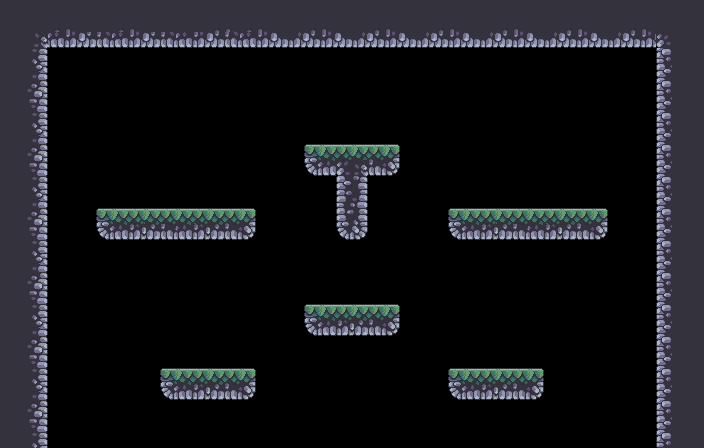

This game map was drawn from its Tiled (.tmx) file and the tilesets committed beside it. A one-line description and the full map source follow:
An orthogonal 44x28 tile map with 16x16 px tiles, 1 tile layer (Calque de Tuiles 1) and 14 objects (12x collision, 2x spawn).

<map version="1.5" tiledversion="1.7.2" orientation="orthogonal" renderorder="right-down" width="44" height="28" tilewidth="16" tileheight="16" infinite="0" nextlayerid="3" nextobjectid="17">
 <tileset firstgid="1" source="../Terrain (32x32).tsx" />
 <layer id="1" name="Calque de Tuiles 1" width="44" height="28">
  <data encoding="csv">
106,106,106,106,106,106,106,106,106,106,106,106,106,106,106,106,106,106,106,106,106,106,106,106,106,106,106,106,106,106,106,106,106,106,115,115,115,115,115,115,115,115,115,115,
106,106,106,294,291,106,106,294,291,106,106,106,106,294,291,294,291,106,106,294,291,106,106,294,291,106,106,294,291,106,106,294,291,106,115,294,291,115,115,294,291,115,115,115,
106,106,252,172,173,174,175,172,173,174,175,172,173,174,175,172,325,326,327,328,325,326,327,328,325,326,327,328,325,326,327,328,325,326,327,328,325,326,327,328,325,49,115,115,
106,106,142,0,0,0,0,0,0,0,0,0,0,0,0,0,0,0,0,0,0,0,0,0,0,0,0,0,0,0,0,0,0,0,0,0,0,0,0,0,0,319,115,115,
106,106,40,0,0,0,0,0,0,0,0,0,0,0,0,0,0,0,0,0,0,0,0,0,0,0,0,0,0,0,0,0,0,0,0,0,0,0,0,0,0,217,115,115,
106,73,74,0,0,0,0,0,0,0,0,0,0,0,0,0,0,0,0,0,0,0,0,0,0,0,0,0,0,0,0,0,0,0,0,0,0,0,0,0,0,251,115,115,
106,107,108,0,0,0,0,0,0,0,0,0,0,0,0,0,0,0,0,0,0,0,0,0,0,0,0,0,0,0,0,0,0,0,0,0,0,0,0,0,0,285,115,115,
106,106,142,0,0,0,0,0,0,0,0,0,0,0,0,0,0,0,0,0,0,0,0,0,0,0,0,0,0,0,0,0,0,0,0,0,0,0,0,0,0,319,115,115,
106,106,40,0,0,0,0,0,0,0,0,0,0,0,0,0,0,0,0,0,0,0,0,0,0,0,0,0,0,0,0,0,0,0,0,0,0,0,0,0,0,217,115,115,
106,73,74,0,0,0,0,0,0,0,0,0,0,0,0,0,0,0,0,273,274,275,276,277,278,0,0,0,0,0,0,0,0,0,0,0,0,0,0,0,0,251,115,115,
106,107,108,0,0,0,0,0,0,0,0,0,0,0,0,0,0,0,0,307,308,121,124,311,312,0,0,0,0,0,0,0,0,0,0,0,0,0,0,0,0,285,115,115,
106,106,142,0,0,0,0,0,0,0,0,0,0,0,0,0,0,0,0,0,0,77,78,0,0,0,0,0,0,0,0,0,0,0,0,0,0,0,0,0,0,319,115,115,
106,106,40,0,0,0,0,0,0,0,0,0,0,0,0,0,0,0,0,0,0,111,112,0,0,0,0,0,0,0,0,0,0,0,0,0,0,0,0,0,0,217,115,115,
106,73,74,0,0,0,273,274,275,274,275,276,277,276,277,278,0,0,0,0,0,145,146,0,0,0,0,0,273,274,275,274,275,276,277,276,277,278,0,0,0,251,115,115,
106,107,108,0,0,0,307,308,309,310,311,308,309,310,311,312,0,0,0,0,0,179,180,0,0,0,0,0,307,308,309,310,311,308,309,310,311,312,0,0,0,285,115,115,
106,106,142,0,0,0,0,0,0,0,0,0,0,0,0,0,0,0,0,0,0,0,0,0,0,0,0,0,0,0,0,0,0,0,0,0,0,0,0,0,0,319,115,115,
106,106,40,0,0,0,0,0,0,0,0,0,0,0,0,0,0,0,0,0,0,0,0,0,0,0,0,0,0,0,0,0,0,0,0,0,0,0,0,0,0,217,115,115,
106,73,74,0,0,0,0,0,0,0,0,0,0,0,0,0,0,0,0,0,0,0,0,0,0,0,0,0,0,0,0,0,0,0,0,0,0,0,0,0,0,251,115,115,
106,107,108,0,0,0,0,0,0,0,0,0,0,0,0,0,0,0,0,0,0,0,0,0,0,0,0,0,0,0,0,0,0,0,0,0,0,0,0,0,0,285,115,115,
106,106,142,0,0,0,0,0,0,0,0,0,0,0,0,0,0,0,0,273,274,275,276,277,278,0,0,0,0,0,0,0,0,0,0,0,0,0,0,0,0,319,115,115,
106,106,40,0,0,0,0,0,0,0,0,0,0,0,0,0,0,0,0,307,308,309,310,311,312,0,0,0,0,0,0,0,0,0,0,0,0,0,0,0,0,217,115,115,
106,73,74,0,0,0,0,0,0,0,0,0,0,0,0,0,0,0,0,0,0,0,0,0,0,0,0,0,0,0,0,0,0,0,0,0,0,0,0,0,0,251,115,115,
106,107,108,0,0,0,0,0,0,0,0,0,0,0,0,0,0,0,0,0,0,0,0,0,0,0,0,0,0,0,0,0,0,0,0,0,0,0,0,0,0,285,115,115,
106,106,142,0,0,0,0,0,0,0,273,274,275,276,277,278,0,0,0,0,0,0,0,0,0,0,0,0,273,274,275,276,277,278,0,0,0,0,0,0,0,319,115,115,
106,106,40,0,0,0,0,0,0,0,307,308,309,310,311,312,0,0,0,0,0,0,0,0,0,0,0,0,307,308,309,310,311,312,0,0,0,0,0,0,0,217,115,115,
106,73,74,0,0,0,0,0,0,0,0,0,0,0,0,0,0,0,0,0,0,0,0,0,0,0,0,0,0,0,0,0,0,0,0,0,0,0,0,0,0,251,115,115,
106,107,108,0,0,0,0,0,0,0,0,0,0,0,0,0,0,0,0,0,0,0,0,0,0,0,0,0,0,0,0,0,0,0,0,0,0,0,0,0,0,285,115,115,
106,106,142,0,0,0,0,0,0,0,0,0,0,0,0,0,0,0,0,0,0,0,0,0,0,0,0,0,0,0,0,0,0,0,0,0,0,0,0,0,0,319,115,115
</data>
 </layer>
 <objectgroup id="2" name="Calque d'Objets 1">
  <object id="1" name="wall" type="collision" x="0" y="48" width="48" height="400" />
  <object id="3" name="ceilling" type="collision" x="33" y="0" width="637.5" height="48" />
  <object id="4" name="spawn_player" type="spawn" x="176" y="368">
   <point />
  </object>
  <object id="5" name="wall" type="collision" x="656" y="48" width="48" height="400" />
  <object id="6" name="platform" type="collision" x="96" y="208" width="160" height="32" />
  <object id="7" name="platform" type="collision" x="304" y="304" width="96" height="32" />
  <object id="8" name="platform" type="collision" x="160" y="368" width="96" height="32" />
  <object id="9" name="platform" type="collision" x="448" y="368" width="96" height="32" />
  <object id="10" name="platform" type="collision" x="448" y="208" width="160" height="32" />
  <object id="11" name="platform" type="collision" x="304" y="144" width="96" height="32" />
  <object id="12" name="wall" type="collision" x="336" y="151.333" width="32" height="78.6667" />
  <object id="14" name="ground" type="collision" x="342" y="144" width="19.3333" height="16" />
  <object id="15" name="ceilling" type="collision" x="343.333" y="208" width="18.6667" height="32" />
  <object id="16" name="object_map" type="spawn" x="352" y="144">
   <point />
  </object>
 </objectgroup>
</map>
